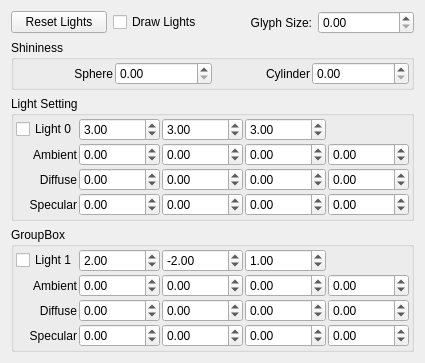
<?xml version="1.0" encoding="UTF-8"?>
<ui version="4.0">
 <class>LightSettingDialog</class>
 <widget class="QWidget" name="LightSettingDialog">
  <property name="geometry">
   <rect>
    <x>0</x>
    <y>0</y>
    <width>387</width>
    <height>307</height>
   </rect>
  </property>
  <property name="windowTitle">
   <string>LightSettingDialog</string>
  </property>
  <layout class="QVBoxLayout" name="verticalLayout">
   <item>
    <layout class="QHBoxLayout" name="horizontalLayout">
     <property name="topMargin">
      <number>0</number>
     </property>
     <item>
      <widget class="QPushButton" name="pushButton_ResetLightSources">
       <property name="focusPolicy">
        <enum>Qt::ClickFocus</enum>
       </property>
       <property name="text">
        <string>Reset Lights</string>
       </property>
      </widget>
     </item>
     <item>
      <widget class="QCheckBox" name="checkBox_Draw_Lights">
       <property name="text">
        <string>Draw Lights</string>
       </property>
      </widget>
     </item>
     <item>
      <widget class="QLabel" name="label_7">
       <property name="text">
        <string>Glyph Size:</string>
       </property>
       <property name="alignment">
        <set>Qt::AlignRight|Qt::AlignTrailing|Qt::AlignVCenter</set>
       </property>
      </widget>
     </item>
     <item>
      <widget class="QDoubleSpinBox" name="doubleSpinBox_lightGlyphSize">
       <property name="singleStep">
        <double>0.100000000000000</double>
       </property>
      </widget>
     </item>
    </layout>
   </item>
   <item>
    <widget class="QGroupBox" name="groupBox_3">
     <property name="title">
      <string>Shininess</string>
     </property>
     <layout class="QGridLayout" name="gridLayout_2">
      <property name="leftMargin">
       <number>2</number>
      </property>
      <property name="topMargin">
       <number>2</number>
      </property>
      <property name="rightMargin">
       <number>2</number>
      </property>
      <property name="bottomMargin">
       <number>2</number>
      </property>
      <property name="spacing">
       <number>2</number>
      </property>
      <item row="0" column="2">
       <widget class="QLabel" name="label_8">
        <property name="text">
         <string>Cylinder</string>
        </property>
        <property name="alignment">
         <set>Qt::AlignRight|Qt::AlignTrailing|Qt::AlignVCenter</set>
        </property>
       </widget>
      </item>
      <item row="0" column="0">
       <widget class="QLabel" name="label_9">
        <property name="text">
         <string>Sphere</string>
        </property>
        <property name="alignment">
         <set>Qt::AlignRight|Qt::AlignTrailing|Qt::AlignVCenter</set>
        </property>
       </widget>
      </item>
      <item row="0" column="3">
       <widget class="QDoubleSpinBox" name="doubleSpinBox_CylinderShininess">
        <property name="maximum">
         <double>128.000000000000000</double>
        </property>
       </widget>
      </item>
      <item row="0" column="1">
       <widget class="QDoubleSpinBox" name="doubleSpinBox_SphereShininess">
        <property name="maximum">
         <double>128.000000000000000</double>
        </property>
       </widget>
      </item>
     </layout>
    </widget>
   </item>
   <item>
    <widget class="QGroupBox" name="groupBox">
     <property name="title">
      <string>Light Setting</string>
     </property>
     <layout class="QGridLayout" name="gridLayout_19">
      <property name="leftMargin">
       <number>2</number>
      </property>
      <property name="topMargin">
       <number>2</number>
      </property>
      <property name="rightMargin">
       <number>2</number>
      </property>
      <property name="bottomMargin">
       <number>2</number>
      </property>
      <property name="spacing">
       <number>2</number>
      </property>
      <item row="0" column="3">
       <widget class="QDoubleSpinBox" name="doubleSpinBox_LightZ">
        <property name="minimum">
         <double>-10000.000000000000000</double>
        </property>
        <property name="maximum">
         <double>10000.000000000000000</double>
        </property>
        <property name="singleStep">
         <double>0.100000000000000</double>
        </property>
        <property name="value">
         <double>3.000000000000000</double>
        </property>
       </widget>
      </item>
      <item row="1" column="1">
       <widget class="QDoubleSpinBox" name="doubleSpinBox_AmbientR">
        <property name="minimum">
         <double>-10000.000000000000000</double>
        </property>
        <property name="maximum">
         <double>10000.000000000000000</double>
        </property>
        <property name="singleStep">
         <double>0.100000000000000</double>
        </property>
       </widget>
      </item>
      <item row="0" column="2">
       <widget class="QDoubleSpinBox" name="doubleSpinBox_LightY">
        <property name="minimum">
         <double>-10000.000000000000000</double>
        </property>
        <property name="maximum">
         <double>10000.000000000000000</double>
        </property>
        <property name="singleStep">
         <double>0.100000000000000</double>
        </property>
        <property name="value">
         <double>3.000000000000000</double>
        </property>
       </widget>
      </item>
      <item row="0" column="1">
       <widget class="QDoubleSpinBox" name="doubleSpinBox_LightX">
        <property name="minimum">
         <double>-10000.000000000000000</double>
        </property>
        <property name="maximum">
         <double>10000.000000000000000</double>
        </property>
        <property name="singleStep">
         <double>0.100000000000000</double>
        </property>
        <property name="value">
         <double>3.000000000000000</double>
        </property>
       </widget>
      </item>
      <item row="0" column="0">
       <widget class="QCheckBox" name="checkBox_UseLIght0">
        <property name="text">
         <string>Light 0</string>
        </property>
       </widget>
      </item>
      <item row="1" column="4">
       <widget class="QDoubleSpinBox" name="doubleSpinBox_AmbientA">
        <property name="minimum">
         <double>-10000.000000000000000</double>
        </property>
        <property name="maximum">
         <double>10000.000000000000000</double>
        </property>
        <property name="singleStep">
         <double>0.100000000000000</double>
        </property>
       </widget>
      </item>
      <item row="1" column="2">
       <widget class="QDoubleSpinBox" name="doubleSpinBox_AmbientG">
        <property name="minimum">
         <double>-10000.000000000000000</double>
        </property>
        <property name="maximum">
         <double>10000.000000000000000</double>
        </property>
        <property name="singleStep">
         <double>0.100000000000000</double>
        </property>
       </widget>
      </item>
      <item row="3" column="0">
       <widget class="QLabel" name="label_3">
        <property name="text">
         <string>Specular</string>
        </property>
        <property name="alignment">
         <set>Qt::AlignRight|Qt::AlignTrailing|Qt::AlignVCenter</set>
        </property>
       </widget>
      </item>
      <item row="1" column="3">
       <widget class="QDoubleSpinBox" name="doubleSpinBox_AmbientB">
        <property name="minimum">
         <double>-10000.000000000000000</double>
        </property>
        <property name="maximum">
         <double>10000.000000000000000</double>
        </property>
        <property name="singleStep">
         <double>0.100000000000000</double>
        </property>
       </widget>
      </item>
      <item row="2" column="0">
       <widget class="QLabel" name="label_2">
        <property name="text">
         <string>Diffuse</string>
        </property>
        <property name="alignment">
         <set>Qt::AlignRight|Qt::AlignTrailing|Qt::AlignVCenter</set>
        </property>
       </widget>
      </item>
      <item row="1" column="0">
       <widget class="QLabel" name="label">
        <property name="text">
         <string>Ambient</string>
        </property>
        <property name="alignment">
         <set>Qt::AlignRight|Qt::AlignTrailing|Qt::AlignVCenter</set>
        </property>
       </widget>
      </item>
      <item row="2" column="1">
       <widget class="QDoubleSpinBox" name="doubleSpinBox_DiffuseR">
        <property name="minimum">
         <double>-10000.000000000000000</double>
        </property>
        <property name="maximum">
         <double>10000.000000000000000</double>
        </property>
        <property name="singleStep">
         <double>0.100000000000000</double>
        </property>
       </widget>
      </item>
      <item row="2" column="2">
       <widget class="QDoubleSpinBox" name="doubleSpinBox_DiffuseG">
        <property name="minimum">
         <double>-10000.000000000000000</double>
        </property>
        <property name="maximum">
         <double>10000.000000000000000</double>
        </property>
        <property name="singleStep">
         <double>0.100000000000000</double>
        </property>
       </widget>
      </item>
      <item row="2" column="3">
       <widget class="QDoubleSpinBox" name="doubleSpinBox_DiffuseB">
        <property name="minimum">
         <double>-10000.000000000000000</double>
        </property>
        <property name="maximum">
         <double>10000.000000000000000</double>
        </property>
        <property name="singleStep">
         <double>0.100000000000000</double>
        </property>
       </widget>
      </item>
      <item row="2" column="4">
       <widget class="QDoubleSpinBox" name="doubleSpinBox_DiffuseA">
        <property name="minimum">
         <double>-10000.000000000000000</double>
        </property>
        <property name="maximum">
         <double>10000.000000000000000</double>
        </property>
        <property name="singleStep">
         <double>0.100000000000000</double>
        </property>
       </widget>
      </item>
      <item row="3" column="1">
       <widget class="QDoubleSpinBox" name="doubleSpinBox_SpecularR">
        <property name="minimum">
         <double>-10000.000000000000000</double>
        </property>
        <property name="maximum">
         <double>10000.000000000000000</double>
        </property>
        <property name="singleStep">
         <double>0.100000000000000</double>
        </property>
       </widget>
      </item>
      <item row="3" column="2">
       <widget class="QDoubleSpinBox" name="doubleSpinBox_SpecularG">
        <property name="minimum">
         <double>-10000.000000000000000</double>
        </property>
        <property name="maximum">
         <double>10000.000000000000000</double>
        </property>
        <property name="singleStep">
         <double>0.100000000000000</double>
        </property>
       </widget>
      </item>
      <item row="3" column="3">
       <widget class="QDoubleSpinBox" name="doubleSpinBox_SpecularB">
        <property name="minimum">
         <double>-10000.000000000000000</double>
        </property>
        <property name="maximum">
         <double>10000.000000000000000</double>
        </property>
        <property name="singleStep">
         <double>0.100000000000000</double>
        </property>
       </widget>
      </item>
      <item row="3" column="4">
       <widget class="QDoubleSpinBox" name="doubleSpinBox_SpecularA">
        <property name="minimum">
         <double>-10000.000000000000000</double>
        </property>
        <property name="maximum">
         <double>10000.000000000000000</double>
        </property>
        <property name="singleStep">
         <double>0.100000000000000</double>
        </property>
       </widget>
      </item>
     </layout>
    </widget>
   </item>
   <item>
    <widget class="QGroupBox" name="groupBox_2">
     <property name="title">
      <string>GroupBox</string>
     </property>
     <layout class="QGridLayout" name="gridLayout">
      <property name="leftMargin">
       <number>2</number>
      </property>
      <property name="topMargin">
       <number>2</number>
      </property>
      <property name="rightMargin">
       <number>2</number>
      </property>
      <property name="bottomMargin">
       <number>2</number>
      </property>
      <property name="spacing">
       <number>2</number>
      </property>
      <item row="2" column="0">
       <widget class="QLabel" name="label_4">
        <property name="text">
         <string>Diffuse</string>
        </property>
        <property name="alignment">
         <set>Qt::AlignRight|Qt::AlignTrailing|Qt::AlignVCenter</set>
        </property>
       </widget>
      </item>
      <item row="0" column="3">
       <widget class="QDoubleSpinBox" name="doubleSpinBox_LightZ_2">
        <property name="minimum">
         <double>-10000.000000000000000</double>
        </property>
        <property name="maximum">
         <double>10000.000000000000000</double>
        </property>
        <property name="singleStep">
         <double>0.100000000000000</double>
        </property>
        <property name="value">
         <double>1.000000000000000</double>
        </property>
       </widget>
      </item>
      <item row="3" column="0">
       <widget class="QLabel" name="label_6">
        <property name="text">
         <string>Specular</string>
        </property>
        <property name="alignment">
         <set>Qt::AlignRight|Qt::AlignTrailing|Qt::AlignVCenter</set>
        </property>
       </widget>
      </item>
      <item row="0" column="1">
       <widget class="QDoubleSpinBox" name="doubleSpinBox_LightX_2">
        <property name="minimum">
         <double>-10000.000000000000000</double>
        </property>
        <property name="maximum">
         <double>10000.000000000000000</double>
        </property>
        <property name="singleStep">
         <double>0.100000000000000</double>
        </property>
        <property name="value">
         <double>2.000000000000000</double>
        </property>
       </widget>
      </item>
      <item row="0" column="2">
       <widget class="QDoubleSpinBox" name="doubleSpinBox_LightY_2">
        <property name="minimum">
         <double>-10000.000000000000000</double>
        </property>
        <property name="maximum">
         <double>10000.000000000000000</double>
        </property>
        <property name="singleStep">
         <double>0.100000000000000</double>
        </property>
        <property name="value">
         <double>-2.000000000000000</double>
        </property>
       </widget>
      </item>
      <item row="1" column="0">
       <widget class="QLabel" name="label_5">
        <property name="text">
         <string>Ambient</string>
        </property>
        <property name="alignment">
         <set>Qt::AlignRight|Qt::AlignTrailing|Qt::AlignVCenter</set>
        </property>
       </widget>
      </item>
      <item row="0" column="0">
       <widget class="QCheckBox" name="checkBox_UseLIght1">
        <property name="text">
         <string>Light 1</string>
        </property>
       </widget>
      </item>
      <item row="1" column="3">
       <widget class="QDoubleSpinBox" name="doubleSpinBox_AmbientB_2">
        <property name="minimum">
         <double>-10000.000000000000000</double>
        </property>
        <property name="maximum">
         <double>10000.000000000000000</double>
        </property>
        <property name="singleStep">
         <double>0.100000000000000</double>
        </property>
       </widget>
      </item>
      <item row="1" column="1">
       <widget class="QDoubleSpinBox" name="doubleSpinBox_AmbientR_2">
        <property name="minimum">
         <double>-10000.000000000000000</double>
        </property>
        <property name="maximum">
         <double>10000.000000000000000</double>
        </property>
        <property name="singleStep">
         <double>0.100000000000000</double>
        </property>
       </widget>
      </item>
      <item row="1" column="2">
       <widget class="QDoubleSpinBox" name="doubleSpinBox_AmbientG_2">
        <property name="minimum">
         <double>-10000.000000000000000</double>
        </property>
        <property name="maximum">
         <double>10000.000000000000000</double>
        </property>
        <property name="singleStep">
         <double>0.100000000000000</double>
        </property>
       </widget>
      </item>
      <item row="1" column="4">
       <widget class="QDoubleSpinBox" name="doubleSpinBox_AmbientA_2">
        <property name="minimum">
         <double>-10000.000000000000000</double>
        </property>
        <property name="maximum">
         <double>10000.000000000000000</double>
        </property>
        <property name="singleStep">
         <double>0.100000000000000</double>
        </property>
       </widget>
      </item>
      <item row="2" column="1">
       <widget class="QDoubleSpinBox" name="doubleSpinBox_DiffuseR_2">
        <property name="minimum">
         <double>-10000.000000000000000</double>
        </property>
        <property name="maximum">
         <double>10000.000000000000000</double>
        </property>
        <property name="singleStep">
         <double>0.100000000000000</double>
        </property>
       </widget>
      </item>
      <item row="2" column="2">
       <widget class="QDoubleSpinBox" name="doubleSpinBox_DiffuseG_2">
        <property name="minimum">
         <double>-10000.000000000000000</double>
        </property>
        <property name="maximum">
         <double>10000.000000000000000</double>
        </property>
        <property name="singleStep">
         <double>0.100000000000000</double>
        </property>
       </widget>
      </item>
      <item row="2" column="3">
       <widget class="QDoubleSpinBox" name="doubleSpinBox_DiffuseB_2">
        <property name="minimum">
         <double>-10000.000000000000000</double>
        </property>
        <property name="maximum">
         <double>10000.000000000000000</double>
        </property>
        <property name="singleStep">
         <double>0.100000000000000</double>
        </property>
       </widget>
      </item>
      <item row="2" column="4">
       <widget class="QDoubleSpinBox" name="doubleSpinBox_DiffuseA_2">
        <property name="minimum">
         <double>-10000.000000000000000</double>
        </property>
        <property name="maximum">
         <double>10000.000000000000000</double>
        </property>
        <property name="singleStep">
         <double>0.100000000000000</double>
        </property>
       </widget>
      </item>
      <item row="3" column="1">
       <widget class="QDoubleSpinBox" name="doubleSpinBox_SpecularR_2">
        <property name="minimum">
         <double>-10000.000000000000000</double>
        </property>
        <property name="maximum">
         <double>10000.000000000000000</double>
        </property>
        <property name="singleStep">
         <double>0.100000000000000</double>
        </property>
       </widget>
      </item>
      <item row="3" column="2">
       <widget class="QDoubleSpinBox" name="doubleSpinBox_SpecularG_2">
        <property name="minimum">
         <double>-10000.000000000000000</double>
        </property>
        <property name="maximum">
         <double>10000.000000000000000</double>
        </property>
        <property name="singleStep">
         <double>0.100000000000000</double>
        </property>
       </widget>
      </item>
      <item row="3" column="3">
       <widget class="QDoubleSpinBox" name="doubleSpinBox_SpecularB_2">
        <property name="minimum">
         <double>-10000.000000000000000</double>
        </property>
        <property name="maximum">
         <double>10000.000000000000000</double>
        </property>
        <property name="singleStep">
         <double>0.100000000000000</double>
        </property>
       </widget>
      </item>
      <item row="3" column="4">
       <widget class="QDoubleSpinBox" name="doubleSpinBox_SpecularA_2">
        <property name="minimum">
         <double>-10000.000000000000000</double>
        </property>
        <property name="maximum">
         <double>10000.000000000000000</double>
        </property>
        <property name="singleStep">
         <double>0.100000000000000</double>
        </property>
       </widget>
      </item>
     </layout>
    </widget>
   </item>
  </layout>
 </widget>
 <layoutdefault spacing="6" margin="11"/>
 <resources/>
 <connections/>
</ui>
